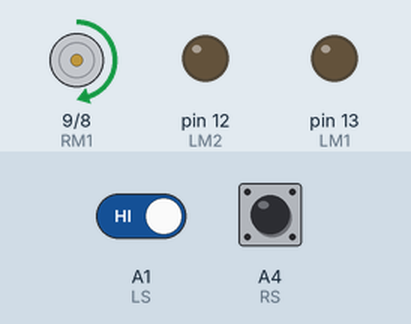
This sketch was run on a simulated Arduino Uno, built with avr-gcc and run on an emulated ATmega328P. Parts: motor-driver pin pairs drawn as motors (green arrow = first pin HIGH = forward, orange = second pin HIGH = backward, longer = more drive), output pins drawn as LEDs (lit = HIGH). The inputs (shaded band) are chosen by the test bench; at power-on: A1 (LS) HIGH, A4 (RS) HIGH.

Above: at 1.2 s.
1.3 s: A1 (LS) driven LOW
At 2.1 s:
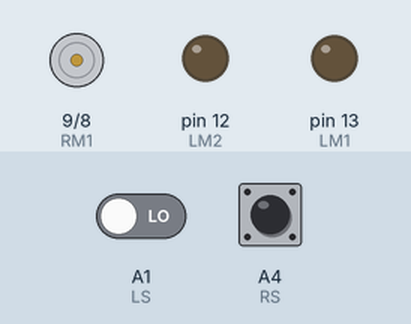
2.8 s: A1 (LS) driven HIGH
At 3.2 s:
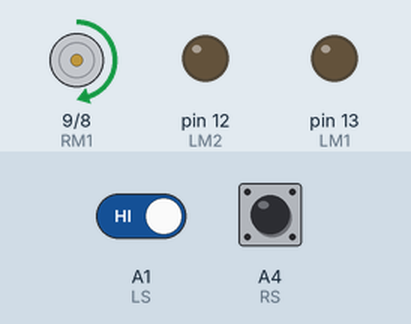
Timing chart, 0 to 5.8 s (numbered marks = the images above; inputs shaded):
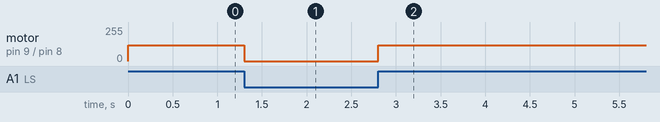

Measured:
- after the input at 1.3 s, motor on pin 9 (RM1) / pin 8 (RM2): forward 120/255 → stopped at once
- after the input at 2.8 s, motor on pin 9 (RM1) / pin 8 (RM2): stopped → forward 120/255 at once

The sketch:

lfr_2s.ino
```cpp
/*------ Program for Line Follower Robot using Arduino----- */

/*-------defining Inputs------*/
#define LS A1      // left sensor
#define RS A4      // right sensor

/*-------defining Outputs------*/
#define LM1 13       // left motor
#define LM2 12       // left motor
#define RM1 9        // right motor
#define RM2 8        // right motor

void setup()
{
  pinMode(LS, INPUT);
  pinMode(RS, INPUT);
  pinMode(LM1, OUTPUT);
  pinMode(LM2, OUTPUT);
  pinMode(RM1, OUTPUT);
  pinMode(RM2, OUTPUT);
  digitalWrite(11, HIGH);
  digitalWrite(10, HIGH);
}

void loop()
{

  if(!digitalRead(LS) && !digitalRead(RS))     // Move Forward
  {
    analogWrite(LM1, 120);
    analogWrite(RM1, 120);
  }

  if(digitalRead(LS) && !digitalRead(RS))     // Turn right
  {
    analogWrite(LM1, 0);
    analogWrite(RM1, 120);
  }

  if(!digitalRead(LS) && digitalRead(RS))     // turn left
  {
    analogWrite(LM1, 120);
    analogWrite(RM1, 0);
  }

  if(digitalRead(LS) && digitalRead(RS))     // stop
  {
     analogWrite(LM1, 120);
     analogWrite(RM1, 120);
  }
}
```
